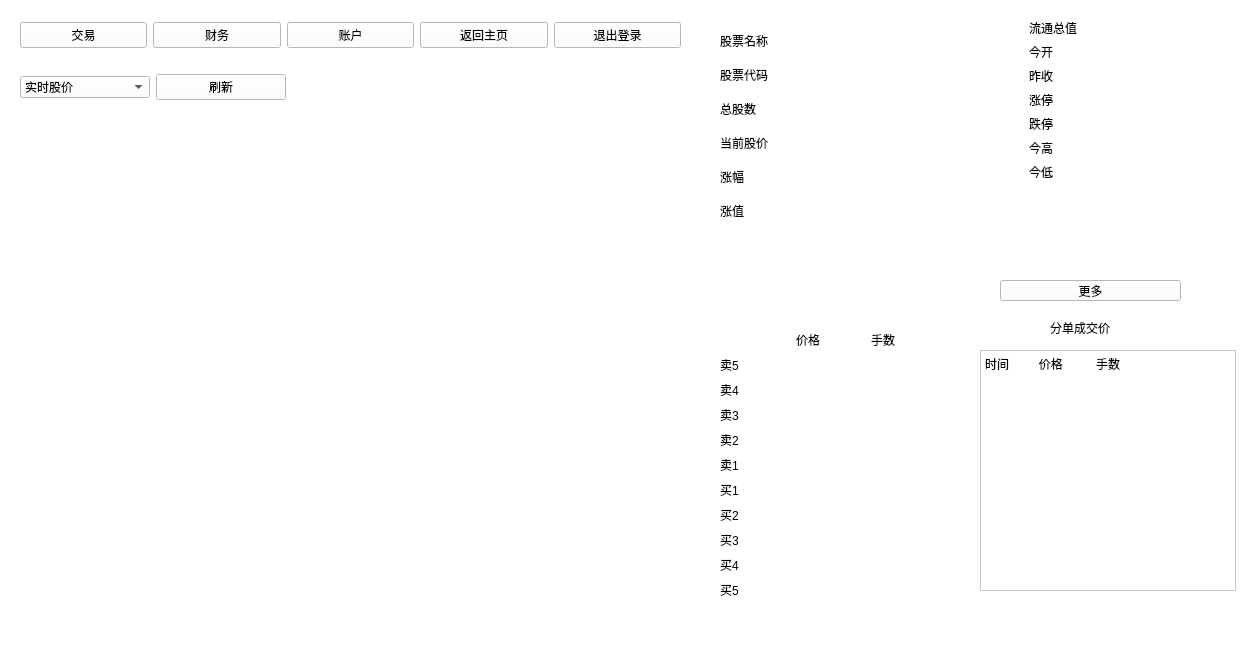
<?xml version="1.0" encoding="UTF-8"?>
<ui version="4.0">
 <class>MainWindow</class>
 <widget class="QMainWindow" name="MainWindow">
  <property name="geometry">
   <rect>
    <x>0</x>
    <y>0</y>
    <width>1251</width>
    <height>659</height>
   </rect>
  </property>
  <property name="cursor">
   <cursorShape>ArrowCursor</cursorShape>
  </property>
  <property name="windowTitle">
   <string>MainWindow</string>
  </property>
  <property name="styleSheet">
   <string notr="true">background:rgb(255, 255, 255)</string>
  </property>
  <widget class="QWidget" name="centralwidget">
   <widget class="QWidget" name="horizontalLayoutWidget">
    <property name="geometry">
     <rect>
      <x>20</x>
      <y>10</y>
      <width>661</width>
      <height>51</height>
     </rect>
    </property>
    <layout class="QHBoxLayout" name="horizontalLayout">
     <item>
      <widget class="QPushButton" name="transAction">
       <property name="text">
        <string>交易</string>
       </property>
      </widget>
     </item>
     <item>
      <widget class="QPushButton" name="pushButton_2">
       <property name="text">
        <string>财务</string>
       </property>
      </widget>
     </item>
     <item>
      <widget class="QPushButton" name="Account">
       <property name="text">
        <string>账户</string>
       </property>
      </widget>
     </item>
     <item>
      <widget class="QPushButton" name="pushButton_5">
       <property name="text">
        <string>返回主页</string>
       </property>
      </widget>
     </item>
     <item>
      <widget class="QPushButton" name="pushButton_6">
       <property name="text">
        <string>退出登录</string>
       </property>
      </widget>
     </item>
    </layout>
   </widget>
   <widget class="QWidget" name="formLayoutWidget">
    <property name="geometry">
     <rect>
      <x>720</x>
      <y>27</y>
      <width>221</width>
      <height>284</height>
     </rect>
    </property>
    <layout class="QFormLayout" name="formLayout">
     <item row="11" column="0">
      <widget class="QLabel" name="label_11">
       <property name="text">
        <string>&lt;html&gt;&lt;head/&gt;&lt;body&gt;&lt;p&gt;涨值&lt;/p&gt;&lt;/body&gt;&lt;/html&gt;</string>
       </property>
      </widget>
     </item>
     <item row="11" column="1">
      <widget class="QLabel" name="label_12">
       <property name="text">
        <string>&lt;html&gt;&lt;head/&gt;&lt;body&gt;&lt;p&gt;&lt;br/&gt;&lt;/p&gt;&lt;/body&gt;&lt;/html&gt;</string>
       </property>
      </widget>
     </item>
     <item row="9" column="0">
      <widget class="QLabel" name="label_9">
       <property name="text">
        <string>&lt;html&gt;&lt;head/&gt;&lt;body&gt;&lt;p&gt;涨幅&lt;/p&gt;&lt;/body&gt;&lt;/html&gt;</string>
       </property>
      </widget>
     </item>
     <item row="9" column="1">
      <widget class="QLabel" name="label_10">
       <property name="text">
        <string>&lt;html&gt;&lt;head/&gt;&lt;body&gt;&lt;p&gt;&lt;br/&gt;&lt;/p&gt;&lt;/body&gt;&lt;/html&gt;</string>
       </property>
      </widget>
     </item>
     <item row="7" column="0">
      <widget class="QLabel" name="label_7">
       <property name="text">
        <string>&lt;html&gt;&lt;head/&gt;&lt;body&gt;&lt;p&gt;当前股价&lt;/p&gt;&lt;/body&gt;&lt;/html&gt;</string>
       </property>
      </widget>
     </item>
     <item row="7" column="1">
      <widget class="QLabel" name="label_8">
       <property name="text">
        <string>&lt;html&gt;&lt;head/&gt;&lt;body&gt;&lt;p&gt;&lt;br/&gt;&lt;/p&gt;&lt;/body&gt;&lt;/html&gt;</string>
       </property>
      </widget>
     </item>
     <item row="5" column="0">
      <widget class="QLabel" name="label_3">
       <property name="text">
        <string>&lt;html&gt;&lt;head/&gt;&lt;body&gt;&lt;p&gt;总股数&lt;/p&gt;&lt;/body&gt;&lt;/html&gt;</string>
       </property>
      </widget>
     </item>
     <item row="5" column="1">
      <widget class="QLabel" name="label_6">
       <property name="text">
        <string>&lt;html&gt;&lt;head/&gt;&lt;body&gt;&lt;p&gt;&lt;br/&gt;&lt;/p&gt;&lt;/body&gt;&lt;/html&gt;</string>
       </property>
      </widget>
     </item>
     <item row="3" column="1">
      <widget class="QLabel" name="label_5">
       <property name="text">
        <string>&lt;html&gt;&lt;head/&gt;&lt;body&gt;&lt;p&gt;&lt;br/&gt;&lt;/p&gt;&lt;/body&gt;&lt;/html&gt;</string>
       </property>
      </widget>
     </item>
     <item row="3" column="0">
      <widget class="QLabel" name="label_2">
       <property name="text">
        <string>&lt;html&gt;&lt;head/&gt;&lt;body&gt;&lt;p&gt;股票代码&lt;/p&gt;&lt;/body&gt;&lt;/html&gt;</string>
       </property>
      </widget>
     </item>
     <item row="1" column="0">
      <widget class="QLabel" name="label">
       <property name="text">
        <string>&lt;html&gt;&lt;head/&gt;&lt;body&gt;&lt;p&gt;股票名称&lt;/p&gt;&lt;/body&gt;&lt;/html&gt;</string>
       </property>
      </widget>
     </item>
     <item row="1" column="1">
      <widget class="QLabel" name="label_4">
       <property name="text">
        <string>&lt;html&gt;&lt;head/&gt;&lt;body&gt;&lt;p&gt;&lt;br/&gt;&lt;/p&gt;&lt;/body&gt;&lt;/html&gt;</string>
       </property>
      </widget>
     </item>
    </layout>
   </widget>
   <widget class="QWidget" name="gridLayoutWidget">
    <property name="geometry">
     <rect>
      <x>720</x>
      <y>330</y>
      <width>221</width>
      <height>269</height>
     </rect>
    </property>
    <layout class="QGridLayout" name="gridLayout">
     <item row="5" column="0">
      <widget class="QLabel" name="label_33">
       <property name="text">
        <string>卖2</string>
       </property>
      </widget>
     </item>
     <item row="7" column="0">
      <widget class="QLabel" name="label_35">
       <property name="text">
        <string>买1</string>
       </property>
      </widget>
     </item>
     <item row="10" column="1">
      <widget class="QLabel" name="label_52">
       <property name="text">
        <string/>
       </property>
      </widget>
     </item>
     <item row="11" column="1">
      <widget class="QLabel" name="label_53">
       <property name="text">
        <string/>
       </property>
      </widget>
     </item>
     <item row="11" column="2">
      <widget class="QLabel" name="label_54">
       <property name="text">
        <string/>
       </property>
      </widget>
     </item>
     <item row="9" column="1">
      <widget class="QLabel" name="label_49">
       <property name="text">
        <string/>
       </property>
      </widget>
     </item>
     <item row="11" column="0">
      <widget class="QLabel" name="label_42">
       <property name="text">
        <string>买5</string>
       </property>
      </widget>
     </item>
     <item row="10" column="0">
      <widget class="QLabel" name="label_41">
       <property name="text">
        <string>买4</string>
       </property>
      </widget>
     </item>
     <item row="9" column="2">
      <widget class="QLabel" name="label_56">
       <property name="text">
        <string/>
       </property>
      </widget>
     </item>
     <item row="8" column="2">
      <widget class="QLabel" name="label_57">
       <property name="text">
        <string/>
       </property>
      </widget>
     </item>
     <item row="6" column="1">
      <widget class="QLabel" name="label_46">
       <property name="text">
        <string/>
       </property>
      </widget>
     </item>
     <item row="7" column="2">
      <widget class="QLabel" name="label_58">
       <property name="text">
        <string/>
       </property>
      </widget>
     </item>
     <item row="2" column="2">
      <widget class="QLabel" name="label_51">
       <property name="text">
        <string/>
       </property>
      </widget>
     </item>
     <item row="6" column="0">
      <widget class="QLabel" name="label_34">
       <property name="text">
        <string>卖1</string>
       </property>
      </widget>
     </item>
     <item row="5" column="1">
      <widget class="QLabel" name="label_44">
       <property name="text">
        <string/>
       </property>
      </widget>
     </item>
     <item row="8" column="1">
      <widget class="QLabel" name="label_48">
       <property name="text">
        <string/>
       </property>
      </widget>
     </item>
     <item row="3" column="0">
      <widget class="QLabel" name="label_32">
       <property name="text">
        <string>卖3</string>
       </property>
      </widget>
     </item>
     <item row="1" column="1">
      <widget class="QLabel" name="label_38">
       <property name="text">
        <string/>
       </property>
      </widget>
     </item>
     <item row="9" column="0">
      <widget class="QLabel" name="label_37">
       <property name="text">
        <string>买3</string>
       </property>
      </widget>
     </item>
     <item row="0" column="2">
      <widget class="QLabel" name="label_29">
       <property name="text">
        <string>手数</string>
       </property>
      </widget>
     </item>
     <item row="3" column="2">
      <widget class="QLabel" name="label_30">
       <property name="text">
        <string/>
       </property>
      </widget>
     </item>
     <item row="2" column="1">
      <widget class="QLabel" name="label_40">
       <property name="text">
        <string/>
       </property>
      </widget>
     </item>
     <item row="1" column="2">
      <widget class="QLabel" name="label_39">
       <property name="text">
        <string/>
       </property>
      </widget>
     </item>
     <item row="7" column="1">
      <widget class="QLabel" name="label_47">
       <property name="text">
        <string/>
       </property>
      </widget>
     </item>
     <item row="2" column="0">
      <widget class="QLabel" name="label_31">
       <property name="text">
        <string>卖4</string>
       </property>
      </widget>
     </item>
     <item row="10" column="2">
      <widget class="QLabel" name="label_55">
       <property name="text">
        <string/>
       </property>
      </widget>
     </item>
     <item row="8" column="0">
      <widget class="QLabel" name="label_36">
       <property name="text">
        <string>买2</string>
       </property>
      </widget>
     </item>
     <item row="1" column="0">
      <widget class="QLabel" name="label_28">
       <property name="text">
        <string>卖5</string>
       </property>
      </widget>
     </item>
     <item row="5" column="2">
      <widget class="QLabel" name="label_45">
       <property name="text">
        <string/>
       </property>
      </widget>
     </item>
     <item row="6" column="2">
      <widget class="QLabel" name="label_50">
       <property name="text">
        <string/>
       </property>
      </widget>
     </item>
     <item row="0" column="1">
      <widget class="QLabel" name="label_27">
       <property name="text">
        <string>价格</string>
       </property>
      </widget>
     </item>
     <item row="3" column="1">
      <widget class="QLabel" name="label_43">
       <property name="text">
        <string/>
       </property>
      </widget>
     </item>
    </layout>
   </widget>
   <widget class="QPushButton" name="pushButton">
    <property name="geometry">
     <rect>
      <x>1000</x>
      <y>280</y>
      <width>181</width>
      <height>21</height>
     </rect>
    </property>
    <property name="text">
     <string>更多</string>
    </property>
   </widget>
   <widget class="QWidget" name="layoutWidget">
    <property name="geometry">
     <rect>
      <x>20</x>
      <y>70</y>
      <width>266</width>
      <height>34</height>
     </rect>
    </property>
    <layout class="QHBoxLayout" name="horizontalLayout_2">
     <item>
      <widget class="QComboBox" name="comboBox">
       <item>
        <property name="text">
         <string>实时股价</string>
        </property>
       </item>
       <item>
        <property name="text">
         <string>日K线图</string>
        </property>
       </item>
      </widget>
     </item>
     <item>
      <widget class="QPushButton" name="pushButton_4">
       <property name="text">
        <string>刷新</string>
       </property>
      </widget>
     </item>
    </layout>
   </widget>
   <widget class="QTextBrowser" name="textBrowser">
    <property name="geometry">
     <rect>
      <x>980</x>
      <y>350</y>
      <width>256</width>
      <height>241</height>
     </rect>
    </property>
    <property name="html">
     <string>&lt;!DOCTYPE HTML PUBLIC &quot;-//W3C//DTD HTML 4.0//EN&quot; &quot;http://www.w3.org/TR/REC-html40/strict.dtd&quot;&gt;
&lt;html&gt;&lt;head&gt;&lt;meta name=&quot;qrichtext&quot; content=&quot;1&quot; /&gt;&lt;style type=&quot;text/css&quot;&gt;
p, li { white-space: pre-wrap; }
&lt;/style&gt;&lt;/head&gt;&lt;body style=&quot; font-family:'SimSun'; font-size:9pt; font-weight:400; font-style:normal;&quot;&gt;
&lt;p style=&quot; margin-top:0px; margin-bottom:0px; margin-left:0px; margin-right:0px; -qt-block-indent:0; text-indent:0px;&quot;&gt;&lt;span style=&quot; font-family:'SimSun';&quot;&gt;时间         价格          手数&lt;/span&gt;&lt;/p&gt;&lt;/body&gt;&lt;/html&gt;</string>
    </property>
   </widget>
   <widget class="QLabel" name="label_59">
    <property name="geometry">
     <rect>
      <x>1050</x>
      <y>320</y>
      <width>91</width>
      <height>16</height>
     </rect>
    </property>
    <property name="text">
     <string>分单成交价</string>
    </property>
   </widget>
   <widget class="QWidget" name="formLayoutWidget_2">
    <property name="geometry">
     <rect>
      <x>1029</x>
      <y>19</y>
      <width>181</width>
      <height>241</height>
     </rect>
    </property>
    <layout class="QFormLayout" name="formLayout_2">
     <item row="0" column="0">
      <widget class="QLabel" name="label_13">
       <property name="text">
        <string>流通总值</string>
       </property>
      </widget>
     </item>
     <item row="0" column="1">
      <widget class="QLabel" name="label_14">
       <property name="text">
        <string/>
       </property>
      </widget>
     </item>
     <item row="1" column="0">
      <widget class="QLabel" name="label_15">
       <property name="text">
        <string>今开</string>
       </property>
      </widget>
     </item>
     <item row="1" column="1">
      <widget class="QLabel" name="label_16">
       <property name="text">
        <string/>
       </property>
      </widget>
     </item>
     <item row="2" column="0">
      <widget class="QLabel" name="label_17">
       <property name="text">
        <string>昨收</string>
       </property>
      </widget>
     </item>
     <item row="2" column="1">
      <widget class="QLabel" name="label_19">
       <property name="text">
        <string/>
       </property>
      </widget>
     </item>
     <item row="3" column="0">
      <widget class="QLabel" name="label_18">
       <property name="text">
        <string>涨停</string>
       </property>
      </widget>
     </item>
     <item row="3" column="1">
      <widget class="QLabel" name="label_20">
       <property name="text">
        <string/>
       </property>
      </widget>
     </item>
     <item row="4" column="0">
      <widget class="QLabel" name="label_21">
       <property name="text">
        <string>跌停</string>
       </property>
      </widget>
     </item>
     <item row="4" column="1">
      <widget class="QLabel" name="label_22">
       <property name="text">
        <string/>
       </property>
      </widget>
     </item>
     <item row="5" column="0">
      <widget class="QLabel" name="label_23">
       <property name="text">
        <string>今高</string>
       </property>
      </widget>
     </item>
     <item row="5" column="1">
      <widget class="QLabel" name="label_24">
       <property name="text">
        <string/>
       </property>
      </widget>
     </item>
     <item row="6" column="0">
      <widget class="QLabel" name="label_25">
       <property name="text">
        <string>今低</string>
       </property>
      </widget>
     </item>
     <item row="6" column="1">
      <widget class="QLabel" name="label_26">
       <property name="text">
        <string/>
       </property>
      </widget>
     </item>
    </layout>
   </widget>
   <widget class="QWidget" name="gridLayoutWidget_2">
    <property name="geometry">
     <rect>
      <x>20</x>
      <y>130</y>
      <width>671</width>
      <height>461</height>
     </rect>
    </property>
    <layout class="QGridLayout" name="gridLayout_2"/>
   </widget>
  </widget>
  <widget class="QMenuBar" name="menubar">
   <property name="geometry">
    <rect>
     <x>0</x>
     <y>0</y>
     <width>1251</width>
     <height>26</height>
    </rect>
   </property>
  </widget>
  <widget class="QStatusBar" name="statusbar"/>
 </widget>
 <resources/>
 <connections/>
</ui>
